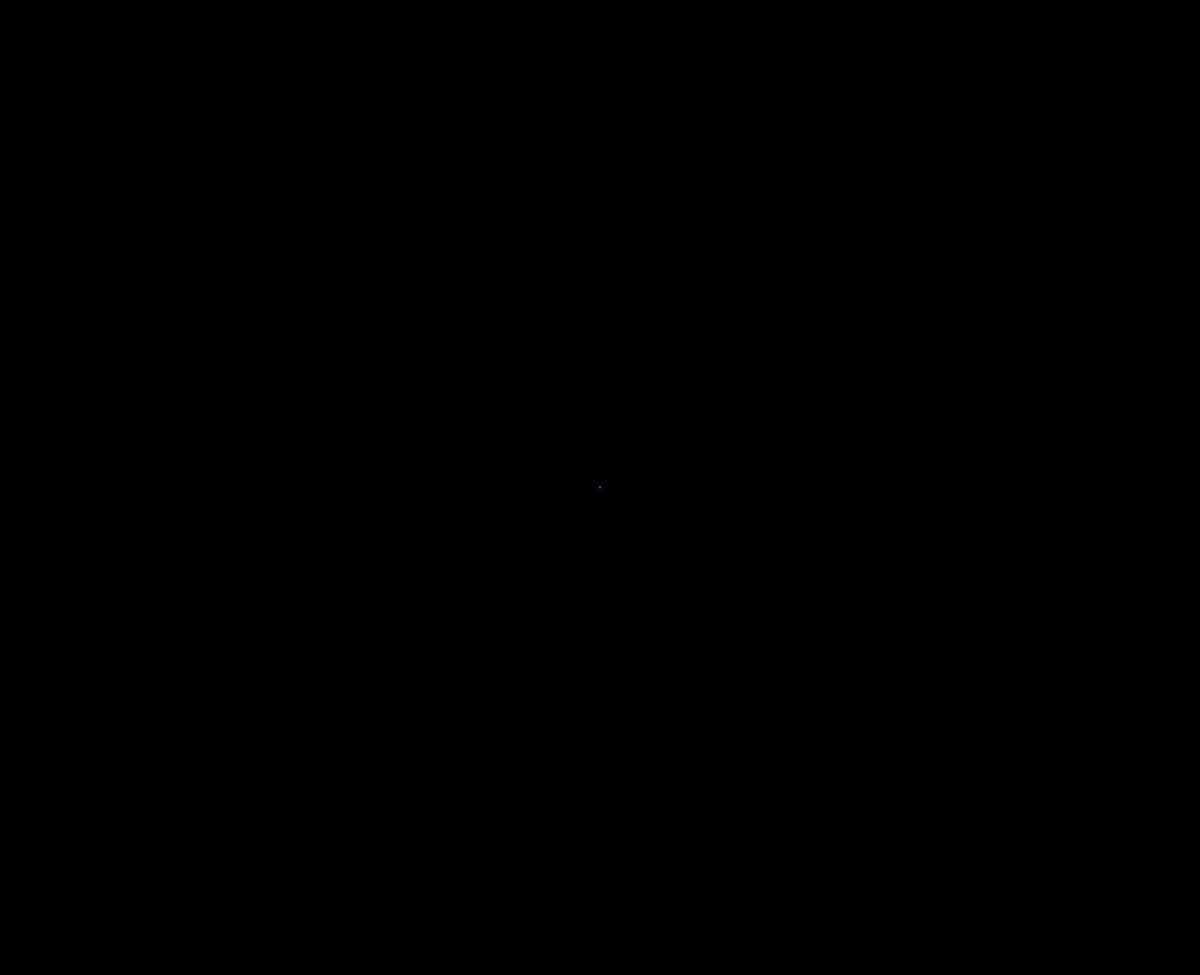
Frame 1 (no input)
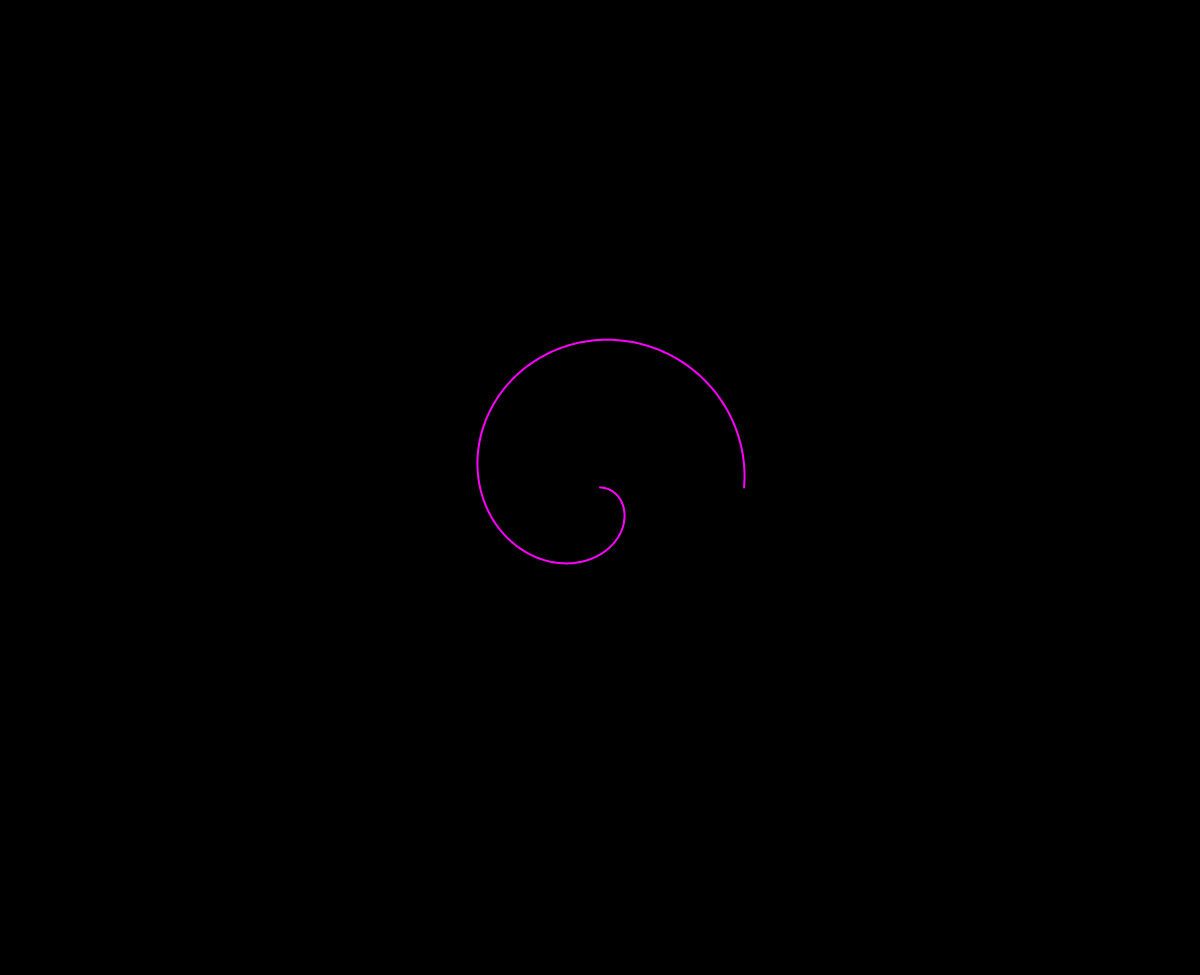
Frame 60 (no input)
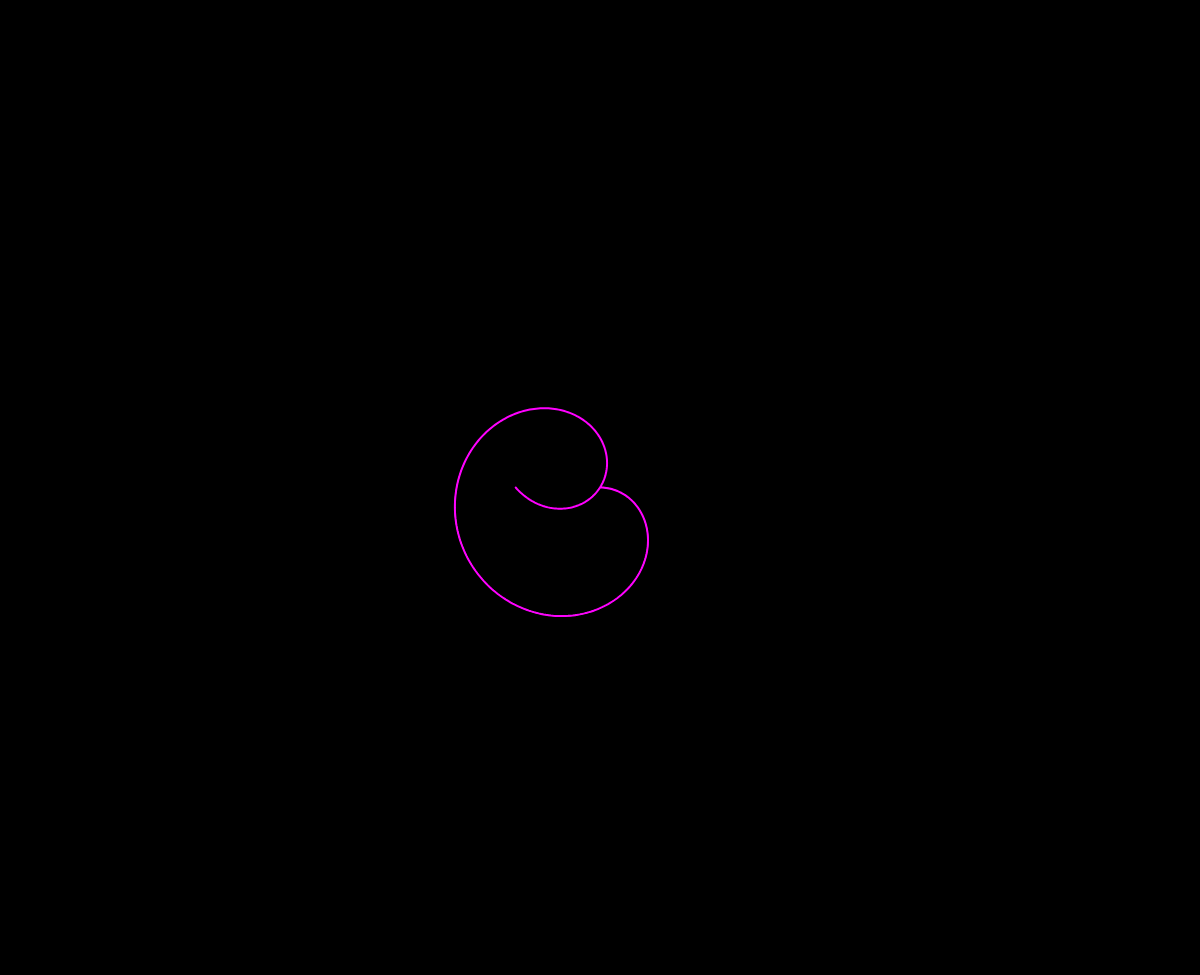
Frame 120 (the mouse pressed at the canvas centre since frame 60)

The p5.js sketch that drew these frames (run headless with seeded random() and noise() and a simulated clock; from frame 60 on, the mouse is pressed at the canvas centre):

// p5.js sketch
// ── sketch.js
let n = 0;
let d = 0;
let dSlider;
let step_slider;
let num = 0;
let slower = 5;

function setup() {
    createCanvas(innerWidth, innerHeight - 25);
    angleMode(DEGREES);
    step_slider = createSlider(0, .05, .005, 0.00001);
}

function draw() {
    background(0);
    translate(width / 2, height / 2);
    stroke(255);

    noFill();
    beginShape();
    strokeWeight(1);
    for (let i = 0; i < 361; i++) {
        let k = i * d;
        let r = 150 * sin(n * k);
        let x = r * cos(k);
        let y = r * sin(k);
        vertex(x, y);
    }
    endShape();


    noFill();
    stroke(255, 0, 255, 255);
    strokeWeight(2);
    beginShape();
    for (let i = 0; i < 361; i++) {
        let k = i;
        let r = 150 * sin(n * k);
        let x = r * cos(k);
        let y = r * sin(k);
        vertex(x, y);
    }
    endShape();
    if (num % slower == 0) {
        n += step_slider.value();
        d += step_slider.value();
    }
    if(n > 15 || d > 15) {
    	n = 0;
	d = 0;
    }
    num += 5;    
}
